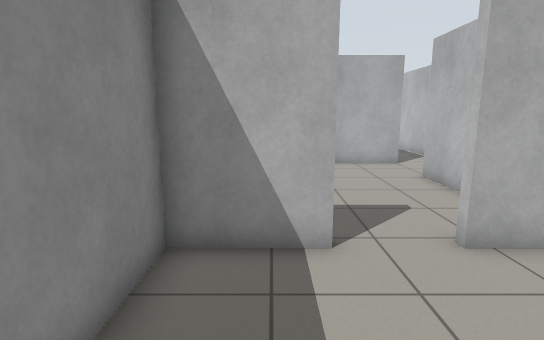
[1] (above)

23 first-person views from a walk through a robot-simulator world made for Gazebo. The camera is 1.2 m above the floor, tilts 10° down and sees 80° across. The floor is counted in squares, 0.5 m on a side. Each view is taken from the middle of a square. On the plan, view 1 faces up. The plan holds only what a view shows up to about 19 squares ahead; the rest is blank. The place goes on beyond the plan. Robots are left out.

[2]
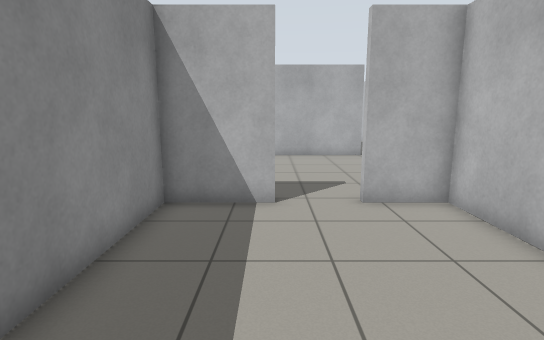

[3]
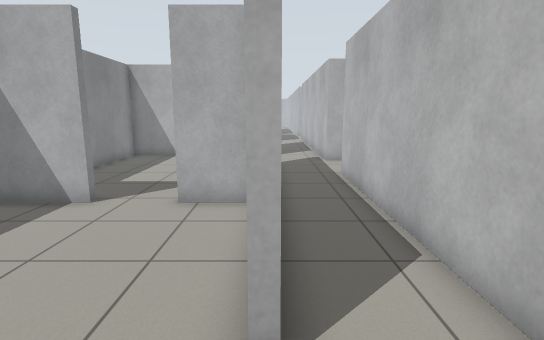

[4]
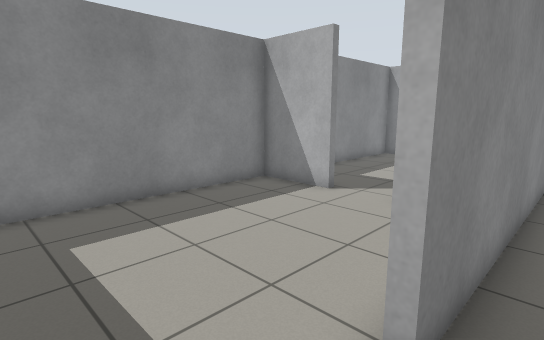

[5]
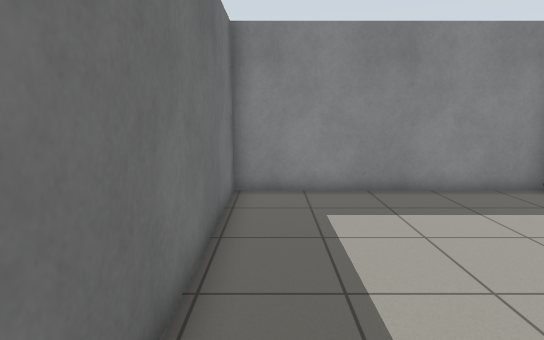

[6]
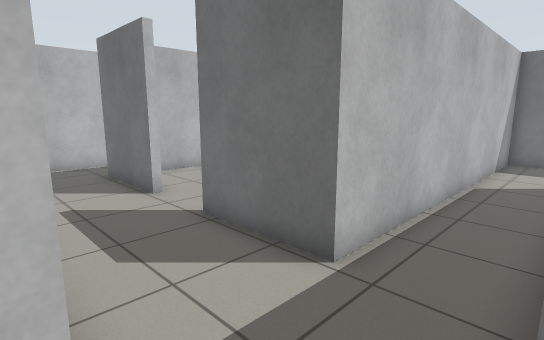

[7]
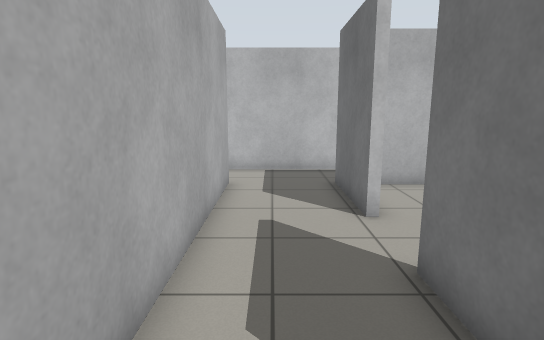

[8]
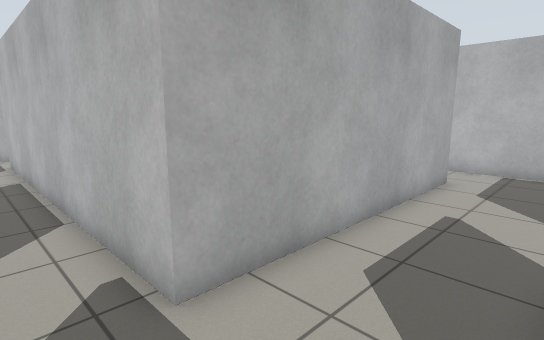

[9]
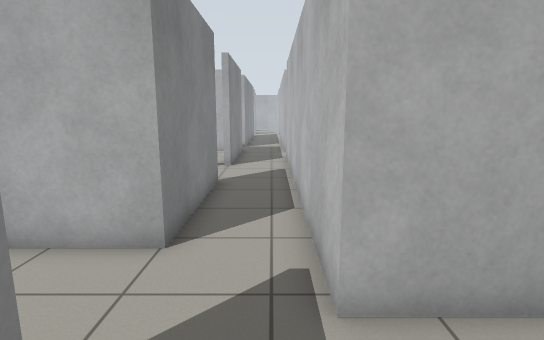

[10]
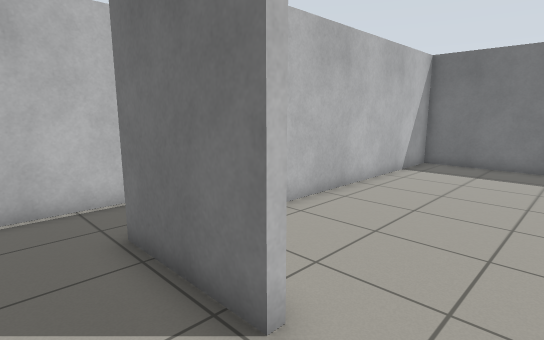

[11]
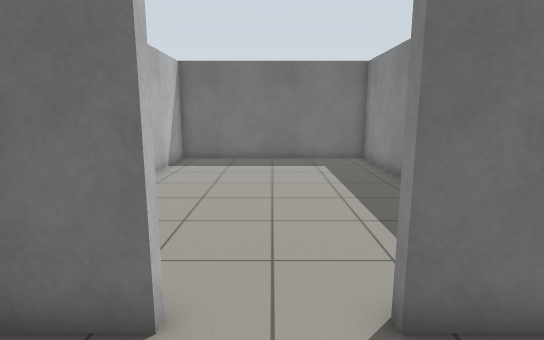

[12]
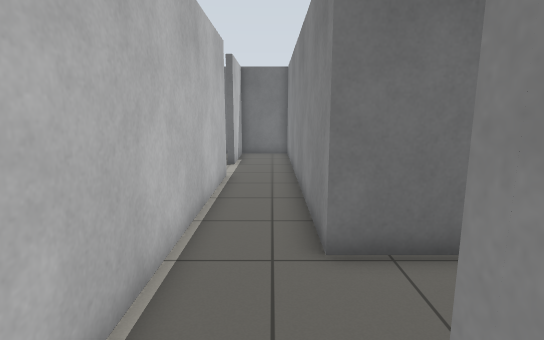

[13]
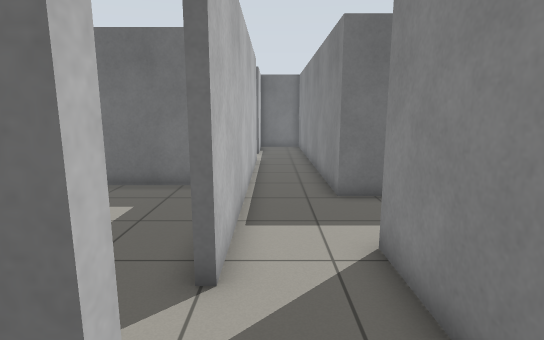

[14]
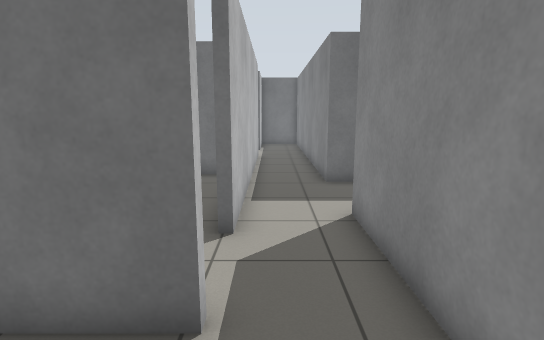

[15]
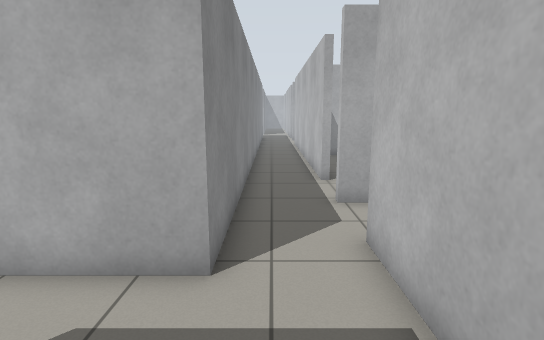

[16]
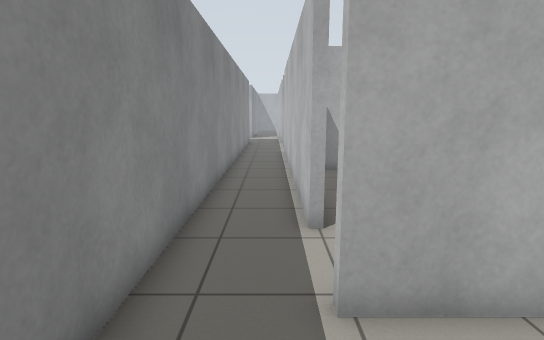

[17]
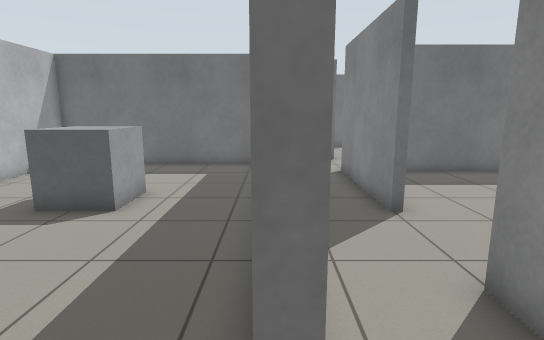

[18]
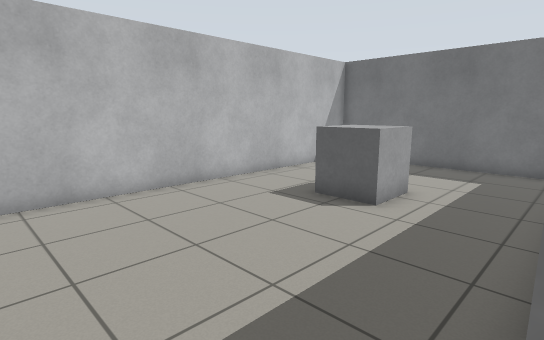

[19]
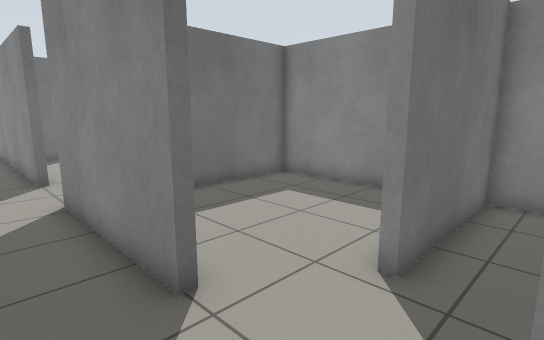

[20]
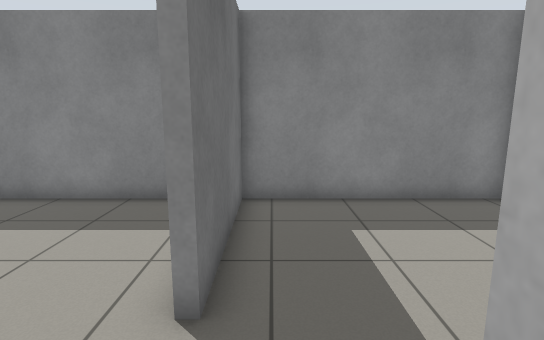

[21]
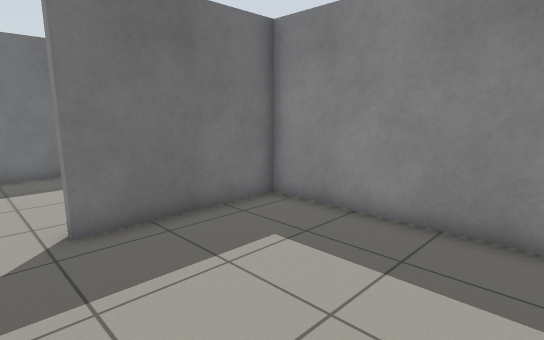

[22]
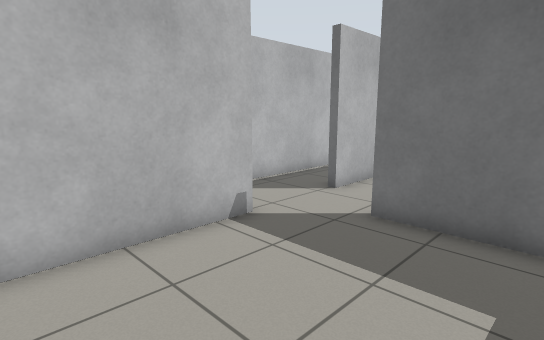

[23]
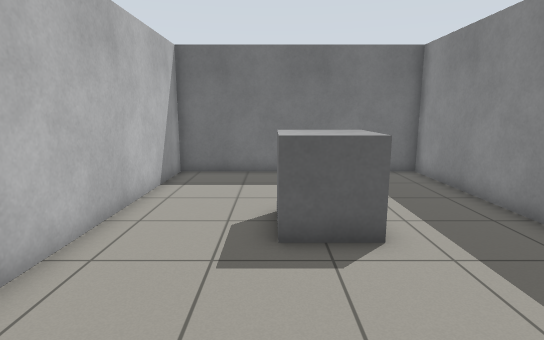

### Floor plan
Points are (right, up) in squares from view 1. A wall is a line through its corners. A room is listed if a view was taken in it or the views show most of it. See-through windows are left out.
Room 1 (views 1, 2)
walls: (5.8, 2.4) (5.8, 5.5) (3.5, 5.5); (1.1, 5.5) (-1.9, 5.5) (-1.9, -4.2) (5.6, -4.2)
ways out: opening at (6, -2) to room 2; opening at (2.5, 6) to room 8
Room 2 (views 3, 4, 5, 6, 7, 8, 9, 10, 11, 15)
walls: (15.3, 9.4) (15.3, 9.8) (19.1, 9.8) (19.1, -4.2) (21.8, -4.2) (21.8, -0.1); (19.1, 13.5) (8.8, 13.5) (8.8, 23.4); (6.1, 12.3) (6.1, -0.4); (21.8, 2.5) (21.8, 13.4); (6.1, 21.4) (6.1, 15.5); (5.6, -4.2) (8.8, -4.2) (8.8, 9.8) (12.6, 9.8) (12.6, 9.4); (3.5, 23.2) (3.5, 22.8)
ways out: opening at (6, -2) to room 1; opening at (20.5, 14) to room 3; opening at (6, 23) to room 5; opening at (14, 10) to room 7; opening at (6, 14) to room 8; opening at (22, 1)
Room 3 (views 12, 13, 14, 16)
walls: (21.8, 20.4) (21.8, 30.1); (24.2, 17.5) (21.8, 17.5) (21.8, 17.8) (24, 17.8); (21.8, 13.4) (21.8, 14.9); (23.9, 27.5) (23.2, 27.5); (19.1, 30.5) (19.1, 13.5); (23.1, 8.4) (24.5, 8.4)
ways out: opening at (20.5, 14) to room 2
Room 4 (views 17, 18, 23)
walls: (9.1, 20.2) (9.1, 13.8) (18.8, 13.8) (18.8, 28.4)
ways out: opening at (9, 29) to room 5
objects: grey box (13, 19) to (15, 21)
Room 5 (views 19, 20)
walls: (6.1, 29.5) (6.1, 24.9); (8.8, 23.4) (8.8, 27.9)
ways out: opening at (6, 23) to room 2; opening at (9, 29) to room 4
Room 6 (views 21, 22)
walls: (5.8, 24.9) (5.8, 29.8); (-1.9, 30.5) (-1.9, 23.2) (3.5, 23.2)
Room 7 (no view inside)
walls: (9.1, 0.9) (9.1, -4.2) (18.8, -4.2) (18.8, 8.4)
ways out: opening at (14, 10) to room 2
Room 8 (no view inside)
walls: (5.8, 9.6) (5.8, 12.3); (1.1, 5.9) (1.1, 5.5); (4, 5.8) (4.8, 5.8); (3.5, 5.5) (3.5, 5.9); (6.1, 15.5) (-1.9, 15.5) (-1.9, 10.3)
ways out: opening at (2.5, 6) to room 1; opening at (6, 14) to room 2
Room 9 (no view inside)
walls: (5.8, 18.8) (5.8, 21.4); (-1.9, 21.1) (-1.9, 15.8) (4, 15.8)

Positions as (right, up) in squares from view 1, and headings:
1: (0, 0), facing up
2: (1, -3), facing up
3: (6, -3), facing up
4: (7, -3), facing up-left
5: (8, -3), facing left
6: (6, 14), facing down-right
7: (8, 12), facing right
8: (7, 10), facing up-right
9: (8, 10), facing up
10: (13, 12), facing down-right
11: (14, 13), facing down
12: (20, 15), facing down
13: (21, 19), facing down
14: (21, 21), facing down
15: (20, 9), facing up
16: (21, 14), facing up
17: (9, 29), facing down
18: (9, 29), facing down-right
19: (8, 25), facing down-left
20: (7, 24), facing left
21: (5, 30), facing down-left
22: (0, 30), facing down-right
23: (15, 27), facing down
